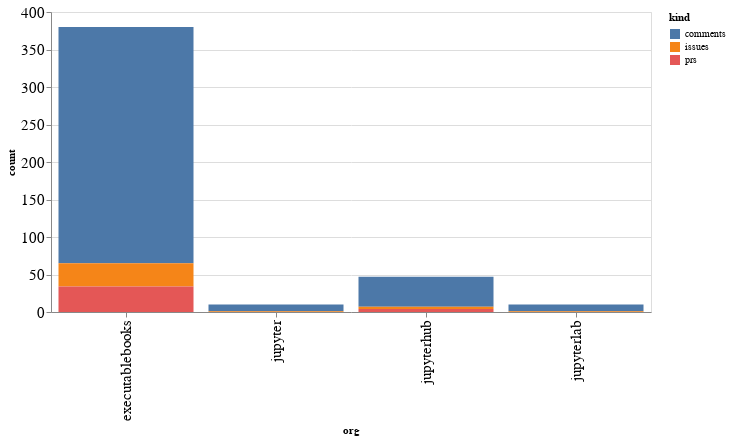

Source (notebook cell):
### Code cell
alt.Chart(org_summaries, width=600).mark_bar().encode(
    x='org',
    y='count',
    color='kind',
    tooltip="org"
)

### Figure 1 — Vega-Lite specification as saved in the notebook (floating-point values rounded to 4 significant figures)
{"config": {"axisLeft": {"labelFontSize": 15}, "axisBottom": {"labelFontSize": 15}}, "data": {"name": "data-9b2754e2d1a505186dce63ed785109fb"}, "mark": "bar", "encoding": {"color": {"type": "nominal", "field": "kind"}, "tooltip": {"type": "nominal", "field": "org"}, "x": {"type": "nominal", "field": "org"}, "y": {"type": "quantitative", "field": "count"}}, "width": 600, "$schema": "https://vega.github.io/schema/vega-lite/v4.8.1.json", "datasets": {"data-9b2754e2d1a505186dce63ed785109fb": [{"org": "executablebooks", "kind": "comments", "count": 315}, {"org": "executablebooks", "kind": "issues", "count": 31}, {"org": "executablebooks", "kind": "prs", "count": 34}, {"org": "jupyter", "kind": "comments", "count": 9}, {"org": "jupyter", "kind": "issues", "count": 1}, {"org": "jupyterhub", "kind": "comments", "count": 40}, {"org": "jupyterhub", "kind": "issues", "count": 3}, {"org": "jupyterhub", "kind": "prs", "count": 4}, {"org": "jupyterlab", "kind": "comments", "count": 9}, {"org": "jupyterlab", "kind": "issues", "count": 1}]}}
